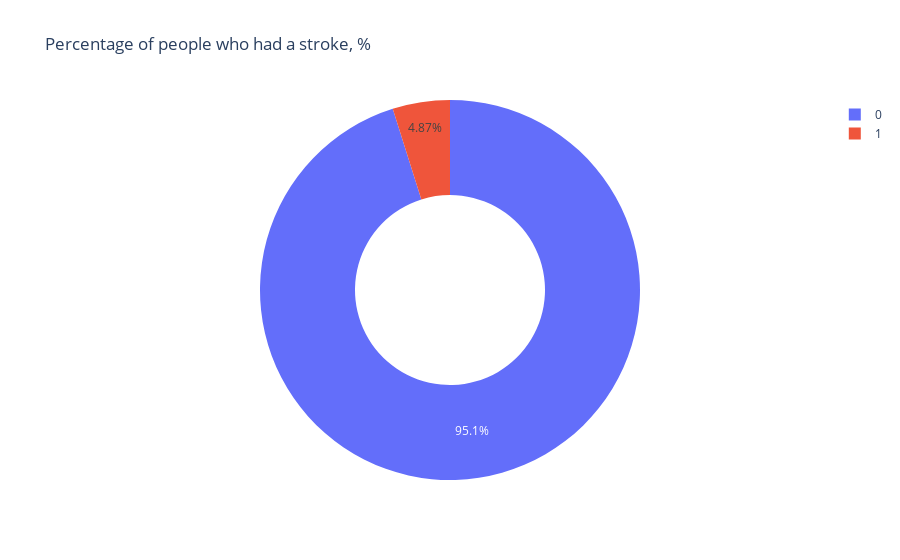

Notebook cell for this chart:
### Markdown cell above
For such an imbalanced dataset, a useful baseline can be to beat the 'Null Accuracy', and in our case, since we're looking for the positive ('stroke'), I will take the inverse of that. In other words, always predicting the most common outcome.

For this case, 249/(249+4861) = 0.048

So a good target to beat would be 5%~ for recall for positive stroke patients.

### Code cell
attrib = 'stroke'
temp_df = value_counts_to_dataframe(df,attrib)

fig = px.pie(temp_df, values='counts', 
       names='stroke', 
       hole=.5,
       title=f'Percentage of people who had a {attrib}, %')
fig.show()

### Figure 1 — Plotly figure (JSON) as saved in the notebook; plotly's stock layout.template omitted (floating-point values rounded to 4 significant figures)
{"data": [{"domain": {"x": [0, 1], "y": [0, 1]}, "hole": 0.5, "hovertemplate": "stroke=%{label}<br>counts=%{value}<extra></extra>", "labels": [0, 1], "legendgroup": "", "name": "", "showlegend": true, "type": "pie", "values": [4861, 249]}], "layout": {"autosize": true, "legend": {"tracegroupgap": 0}, "title": {"text": "Percentage of people who had a stroke, %"}}}
